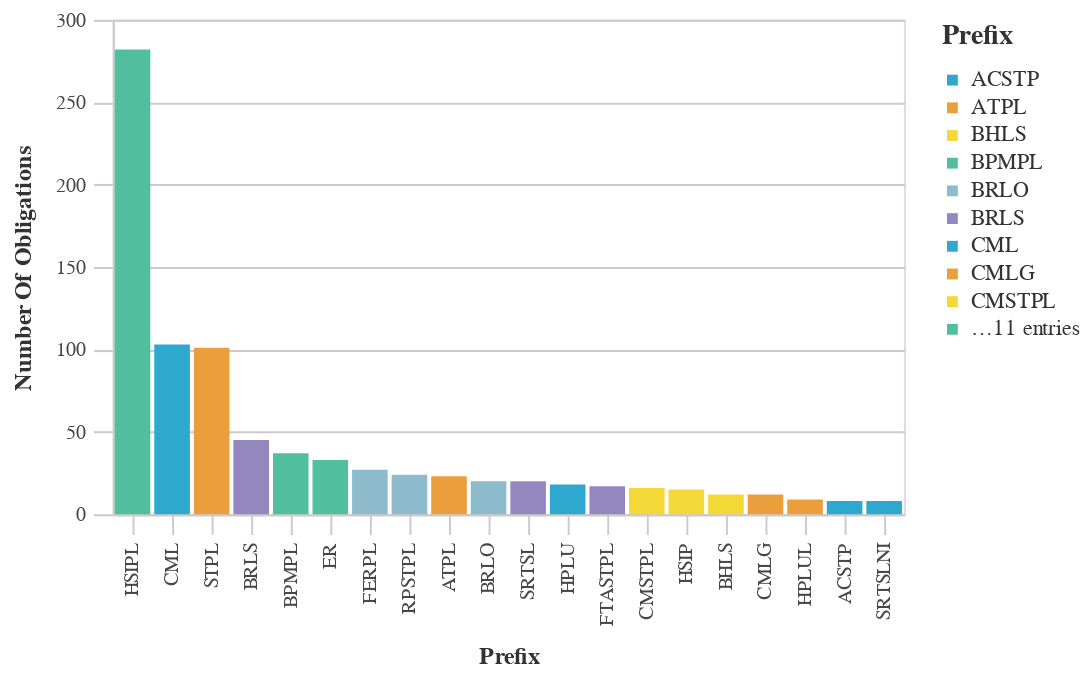

Notebook code cell kept with this figure:
### Markdown cell above
## Most Used Prefix Codes

### Code cell
#Bar chart with the Most Used Prefix Counts
chart_df = (df_top>>filter(_.variable=='prefix')).rename(columns={"value":"Prefix",
                                 "count":"Number of Obligations"})
chart9= (_dla_utils_reports.basic_bar_chart_no_save(chart_df, 'Prefix', 'Number of Obligations', 'Prefix', district))
    

display(chart9)

### Figure 1 — Vega-Lite specification as saved in the notebook (floating-point values rounded to 4 significant figures)
{"config": {"view": {"continuousWidth": 400, "continuousHeight": 300}, "axis": {"domainColor": "#cbcbcb", "grid": true, "gridColor": "#cbcbcb", "gridWidth": 1, "labelColor": "#474747", "labelFont": "Nunito Sans", "labelFontSize": 10, "labelPadding": 4, "tickColor": "#cbcbcb", "tickSize": 10, "titleColor": "#333", "titleFont": "Raleway", "titleFontSize": 12, "titlePadding": 10}, "axisBand": {"grid": false}, "background": "white", "font": "Raleway", "header": {"labelFont": "Nunito Sans", "titleFont": "Raleway"}, "legend": {"labelColor": "#333", "labelFont": "Nunito Sans", "labelFontSize": 11, "labelLimit": 0, "padding": 1, "symbolSize": 30, "symbolType": "square", "titleColor": "#333", "titleFont": "Raleway", "titleFontSize": 14, "titlePadding": 10}, "title": {"anchor": "middle", "font": "Raleway", "fontSize": 18, "fontWeight": 300, "offset": 20}}, "data": {"name": "data-0275989a7df3e47fa78ae8513aa57228"}, "mark": "bar", "encoding": {"color": {"field": "Prefix", "legend": {"symbolLimit": 10, "title": "Prefix"}, "scale": {"range": ["#2EA8CE", "#EB9F3C", "#F4D837", "#51BF9D", "#8CBCCB", "#9487C0"]}, "type": "nominal"}, "tooltip": [{"field": "Prefix", "type": "nominal"}, {"field": "Number of Obligations", "type": "quantitative"}], "x": {"field": "Prefix", "sort": "-y", "title": "Prefix", "type": "nominal"}, "y": {"field": "Number of Obligations", "title": "Number Of Obligations", "type": "quantitative"}}, "height": 250, "width": 400, "$schema": "https://vega.github.io/schema/vega-lite/v4.17.0.json", "datasets": {"data-0275989a7df3e47fa78ae8513aa57228": [{"Prefix": "HSIPL", "Number of Obligations": 282, "variable": "prefix"}, {"Prefix": "CML", "Number of Obligations": 103, "variable": "prefix"}, {"Prefix": "STPL", "Number of Obligations": 101, "variable": "prefix"}, {"Prefix": "BRLS", "Number of Obligations": 45, "variable": "prefix"}, {"Prefix": "BPMPL", "Number of Obligations": 37, "variable": "prefix"}, {"Prefix": "ER", "Number of Obligations": 33, "variable": "prefix"}, {"Prefix": "FERPL", "Number of Obligations": 27, "variable": "prefix"}, {"Prefix": "RPSTPL", "Number of Obligations": 24, "variable": "prefix"}, {"Prefix": "ATPL", "Number of Obligations": 23, "variable": "prefix"}, {"Prefix": "BRLO", "Number of Obligations": 20, "variable": "prefix"}, {"Prefix": "SRTSL", "Number of Obligations": 20, "variable": "prefix"}, {"Prefix": "HPLU", "Number of Obligations": 18, "variable": "prefix"}, {"Prefix": "FTASTPL", "Number of Obligations": 17, "variable": "prefix"}, {"Prefix": "CMSTPL", "Number of Obligations": 16, "variable": "prefix"}, {"Prefix": "HSIP", "Number of Obligations": 15, "variable": "prefix"}, {"Prefix": "BHLS", "Number of Obligations": 12, "variable": "prefix"}, {"Prefix": "CMLG", "Number of Obligations": 12, "variable": "prefix"}, {"Prefix": "HPLUL", "Number of Obligations": 9, "variable": "prefix"}, {"Prefix": "ACSTP", "Number of Obligations": 8, "variable": "prefix"}, {"Prefix": "SRTSLNI", "Number of Obligations": 8, "variable": "prefix"}]}}
